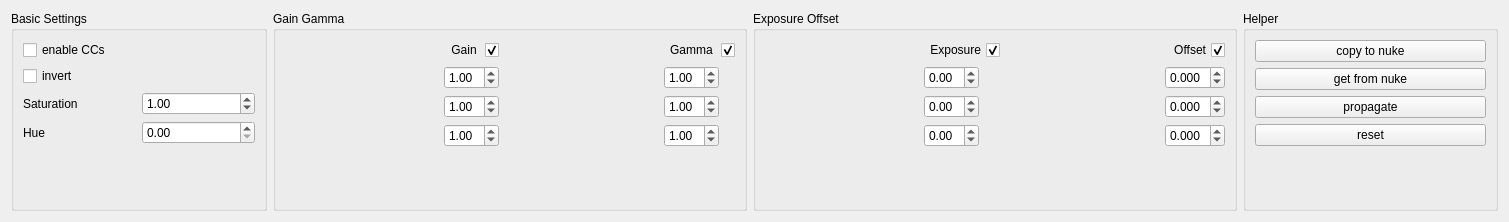
<?xml version="1.0" encoding="UTF-8"?>
<ui version="4.0">
 <class>ColorUiGui</class>
 <widget class="QWidget" name="ColorUiGui">
  <property name="geometry">
   <rect>
    <x>0</x>
    <y>0</y>
    <width>1509</width>
    <height>221</height>
   </rect>
  </property>
  <property name="windowTitle">
   <string>colorGui</string>
  </property>
  <layout class="QHBoxLayout" name="horizontalLayout">
   <item>
    <widget class="QGroupBox" name="groupBox">
     <property name="title">
      <string>Basic Settings</string>
     </property>
     <layout class="QGridLayout" name="gridLayout_4">
      <item row="2" column="1">
       <widget class="QDoubleSpinBox" name="saturation">
        <property name="singleStep">
         <double>0.100000000000000</double>
        </property>
        <property name="value">
         <double>1.000000000000000</double>
        </property>
       </widget>
      </item>
      <item row="3" column="0">
       <widget class="QLabel" name="label_9">
        <property name="text">
         <string>Hue</string>
        </property>
       </widget>
      </item>
      <item row="2" column="0">
       <widget class="QLabel" name="label_8">
        <property name="text">
         <string>Saturation</string>
        </property>
       </widget>
      </item>
      <item row="0" column="0" colspan="2">
       <widget class="QCheckBox" name="active">
        <property name="text">
         <string>enable CCs</string>
        </property>
        <property name="checked">
         <bool>false</bool>
        </property>
       </widget>
      </item>
      <item row="1" column="0">
       <widget class="QCheckBox" name="invert">
        <property name="text">
         <string>invert</string>
        </property>
       </widget>
      </item>
      <item row="3" column="1">
       <widget class="QDoubleSpinBox" name="hue">
        <property name="maximum">
         <double>360.000000000000000</double>
        </property>
        <property name="singleStep">
         <double>10.000000000000000</double>
        </property>
        <property name="value">
         <double>0.000000000000000</double>
        </property>
       </widget>
      </item>
      <item row="4" column="0">
       <spacer name="verticalSpacer_9">
        <property name="orientation">
         <enum>Qt::Vertical</enum>
        </property>
        <property name="sizeHint" stdset="0">
         <size>
          <width>20</width>
          <height>40</height>
         </size>
        </property>
       </spacer>
      </item>
     </layout>
    </widget>
   </item>
   <item>
    <widget class="QGroupBox" name="groupBox_2">
     <property name="title">
      <string>Gain Gamma</string>
     </property>
     <layout class="QGridLayout" name="gridLayout">
      <item row="0" column="0">
       <layout class="QHBoxLayout" name="gainWheel">
        <property name="spacing">
         <number>4</number>
        </property>
        <property name="sizeConstraint">
         <enum>QLayout::SetDefaultConstraint</enum>
        </property>
        <item>
         <spacer name="verticalSpacer">
          <property name="orientation">
           <enum>Qt::Vertical</enum>
          </property>
          <property name="sizeHint" stdset="0">
           <size>
            <width>159</width>
            <height>159</height>
           </size>
          </property>
         </spacer>
        </item>
       </layout>
      </item>
      <item row="0" column="1">
       <layout class="QVBoxLayout" name="verticalLayout_2">
        <item>
         <widget class="QCheckBox" name="gainCheckbox">
          <property name="layoutDirection">
           <enum>Qt::RightToLeft</enum>
          </property>
          <property name="text">
           <string>Gain </string>
          </property>
          <property name="checked">
           <bool>true</bool>
          </property>
         </widget>
        </item>
        <item>
         <widget class="QDoubleSpinBox" name="gainRed">
          <property name="maximumSize">
           <size>
            <width>55</width>
            <height>16777215</height>
           </size>
          </property>
          <property name="minimum">
           <double>-10.000000000000000</double>
          </property>
          <property name="singleStep">
           <double>0.010000000000000</double>
          </property>
          <property name="value">
           <double>1.000000000000000</double>
          </property>
         </widget>
        </item>
        <item>
         <widget class="QDoubleSpinBox" name="gainGreen">
          <property name="maximumSize">
           <size>
            <width>55</width>
            <height>16777215</height>
           </size>
          </property>
          <property name="minimum">
           <double>-10.000000000000000</double>
          </property>
          <property name="singleStep">
           <double>0.010000000000000</double>
          </property>
          <property name="value">
           <double>1.000000000000000</double>
          </property>
         </widget>
        </item>
        <item>
         <widget class="QDoubleSpinBox" name="gainBlue">
          <property name="maximumSize">
           <size>
            <width>55</width>
            <height>16777215</height>
           </size>
          </property>
          <property name="minimum">
           <double>-10.000000000000000</double>
          </property>
          <property name="singleStep">
           <double>0.010000000000000</double>
          </property>
          <property name="value">
           <double>1.000000000000000</double>
          </property>
         </widget>
        </item>
        <item>
         <spacer name="verticalSpacer_7">
          <property name="orientation">
           <enum>Qt::Vertical</enum>
          </property>
          <property name="sizeHint" stdset="0">
           <size>
            <width>20</width>
            <height>40</height>
           </size>
          </property>
         </spacer>
        </item>
       </layout>
      </item>
      <item row="0" column="2">
       <layout class="QHBoxLayout" name="gammaWheel">
        <property name="spacing">
         <number>4</number>
        </property>
        <item>
         <spacer name="verticalSpacer_2">
          <property name="orientation">
           <enum>Qt::Vertical</enum>
          </property>
          <property name="sizeType">
           <enum>QSizePolicy::MinimumExpanding</enum>
          </property>
          <property name="sizeHint" stdset="0">
           <size>
            <width>159</width>
            <height>159</height>
           </size>
          </property>
         </spacer>
        </item>
       </layout>
      </item>
      <item row="0" column="3">
       <layout class="QVBoxLayout" name="verticalLayout_3">
        <item>
         <widget class="QCheckBox" name="gammaCheckbox">
          <property name="layoutDirection">
           <enum>Qt::RightToLeft</enum>
          </property>
          <property name="text">
           <string>Gamma </string>
          </property>
          <property name="checked">
           <bool>true</bool>
          </property>
         </widget>
        </item>
        <item>
         <widget class="QDoubleSpinBox" name="gammaRed">
          <property name="maximumSize">
           <size>
            <width>55</width>
            <height>16777215</height>
           </size>
          </property>
          <property name="minimum">
           <double>-10.000000000000000</double>
          </property>
          <property name="singleStep">
           <double>0.010000000000000</double>
          </property>
          <property name="value">
           <double>1.000000000000000</double>
          </property>
         </widget>
        </item>
        <item>
         <widget class="QDoubleSpinBox" name="gammaGreen">
          <property name="maximumSize">
           <size>
            <width>55</width>
            <height>16777215</height>
           </size>
          </property>
          <property name="minimum">
           <double>-10.000000000000000</double>
          </property>
          <property name="singleStep">
           <double>0.010000000000000</double>
          </property>
          <property name="value">
           <double>1.000000000000000</double>
          </property>
         </widget>
        </item>
        <item>
         <widget class="QDoubleSpinBox" name="gammaBlue">
          <property name="maximumSize">
           <size>
            <width>55</width>
            <height>16777215</height>
           </size>
          </property>
          <property name="minimum">
           <double>-10.000000000000000</double>
          </property>
          <property name="singleStep">
           <double>0.010000000000000</double>
          </property>
          <property name="value">
           <double>1.000000000000000</double>
          </property>
         </widget>
        </item>
        <item>
         <spacer name="verticalSpacer_6">
          <property name="orientation">
           <enum>Qt::Vertical</enum>
          </property>
          <property name="sizeHint" stdset="0">
           <size>
            <width>20</width>
            <height>40</height>
           </size>
          </property>
         </spacer>
        </item>
       </layout>
      </item>
     </layout>
    </widget>
   </item>
   <item>
    <widget class="QGroupBox" name="groupBox_3">
     <property name="title">
      <string>Exposure Offset</string>
     </property>
     <layout class="QGridLayout" name="gridLayout_2">
      <item row="0" column="0">
       <layout class="QHBoxLayout" name="exposureWheel">
        <property name="spacing">
         <number>4</number>
        </property>
        <item>
         <spacer name="verticalSpacer_3">
          <property name="orientation">
           <enum>Qt::Vertical</enum>
          </property>
          <property name="sizeType">
           <enum>QSizePolicy::MinimumExpanding</enum>
          </property>
          <property name="sizeHint" stdset="0">
           <size>
            <width>159</width>
            <height>159</height>
           </size>
          </property>
         </spacer>
        </item>
       </layout>
      </item>
      <item row="0" column="1">
       <layout class="QVBoxLayout" name="verticalLayout_4">
        <item>
         <widget class="QCheckBox" name="exposureCheckbox">
          <property name="layoutDirection">
           <enum>Qt::RightToLeft</enum>
          </property>
          <property name="text">
           <string>Exposure</string>
          </property>
          <property name="checked">
           <bool>true</bool>
          </property>
         </widget>
        </item>
        <item>
         <widget class="QDoubleSpinBox" name="exposureRed">
          <property name="maximumSize">
           <size>
            <width>55</width>
            <height>16777215</height>
           </size>
          </property>
          <property name="minimum">
           <double>-10.000000000000000</double>
          </property>
          <property name="singleStep">
           <double>0.010000000000000</double>
          </property>
          <property name="value">
           <double>0.000000000000000</double>
          </property>
         </widget>
        </item>
        <item>
         <widget class="QDoubleSpinBox" name="exposureGreen">
          <property name="maximumSize">
           <size>
            <width>55</width>
            <height>16777215</height>
           </size>
          </property>
          <property name="minimum">
           <double>-10.000000000000000</double>
          </property>
          <property name="singleStep">
           <double>0.010000000000000</double>
          </property>
          <property name="value">
           <double>0.000000000000000</double>
          </property>
         </widget>
        </item>
        <item>
         <widget class="QDoubleSpinBox" name="exposureBlue">
          <property name="maximumSize">
           <size>
            <width>55</width>
            <height>16777215</height>
           </size>
          </property>
          <property name="minimum">
           <double>-10.000000000000000</double>
          </property>
          <property name="singleStep">
           <double>0.010000000000000</double>
          </property>
          <property name="value">
           <double>0.000000000000000</double>
          </property>
         </widget>
        </item>
        <item>
         <spacer name="verticalSpacer_5">
          <property name="orientation">
           <enum>Qt::Vertical</enum>
          </property>
          <property name="sizeHint" stdset="0">
           <size>
            <width>20</width>
            <height>40</height>
           </size>
          </property>
         </spacer>
        </item>
       </layout>
      </item>
      <item row="0" column="2">
       <layout class="QHBoxLayout" name="offsetWheel">
        <property name="spacing">
         <number>4</number>
        </property>
        <item>
         <spacer name="verticalSpacer_4">
          <property name="orientation">
           <enum>Qt::Vertical</enum>
          </property>
          <property name="sizeType">
           <enum>QSizePolicy::MinimumExpanding</enum>
          </property>
          <property name="sizeHint" stdset="0">
           <size>
            <width>159</width>
            <height>159</height>
           </size>
          </property>
         </spacer>
        </item>
       </layout>
      </item>
      <item row="0" column="3">
       <layout class="QVBoxLayout" name="verticalLayout_5">
        <item>
         <widget class="QCheckBox" name="offsetCheckbox">
          <property name="layoutDirection">
           <enum>Qt::RightToLeft</enum>
          </property>
          <property name="text">
           <string>Offset</string>
          </property>
          <property name="checked">
           <bool>true</bool>
          </property>
         </widget>
        </item>
        <item>
         <widget class="QDoubleSpinBox" name="offsetRed">
          <property name="maximumSize">
           <size>
            <width>60</width>
            <height>16777215</height>
           </size>
          </property>
          <property name="decimals">
           <number>3</number>
          </property>
          <property name="minimum">
           <double>-10.000000000000000</double>
          </property>
          <property name="singleStep">
           <double>0.001000000000000</double>
          </property>
          <property name="value">
           <double>0.000000000000000</double>
          </property>
         </widget>
        </item>
        <item>
         <widget class="QDoubleSpinBox" name="offsetGreen">
          <property name="maximumSize">
           <size>
            <width>60</width>
            <height>16777215</height>
           </size>
          </property>
          <property name="decimals">
           <number>3</number>
          </property>
          <property name="minimum">
           <double>-10.000000000000000</double>
          </property>
          <property name="singleStep">
           <double>0.001000000000000</double>
          </property>
          <property name="value">
           <double>0.000000000000000</double>
          </property>
         </widget>
        </item>
        <item>
         <widget class="QDoubleSpinBox" name="offsetBlue">
          <property name="maximumSize">
           <size>
            <width>60</width>
            <height>16777215</height>
           </size>
          </property>
          <property name="decimals">
           <number>3</number>
          </property>
          <property name="minimum">
           <double>-10.000000000000000</double>
          </property>
          <property name="singleStep">
           <double>0.001000000000000</double>
          </property>
          <property name="value">
           <double>0.000000000000000</double>
          </property>
         </widget>
        </item>
        <item>
         <spacer name="verticalSpacer_8">
          <property name="orientation">
           <enum>Qt::Vertical</enum>
          </property>
          <property name="sizeHint" stdset="0">
           <size>
            <width>20</width>
            <height>40</height>
           </size>
          </property>
         </spacer>
        </item>
       </layout>
      </item>
     </layout>
    </widget>
   </item>
   <item>
    <widget class="QGroupBox" name="groupBox_4">
     <property name="title">
      <string>Helper</string>
     </property>
     <layout class="QGridLayout" name="gridLayout_3">
      <item row="1" column="0">
       <widget class="QPushButton" name="getSettingsNuke">
        <property name="toolTip">
         <string>&lt;html&gt;&lt;head/&gt;&lt;body&gt;&lt;p&gt;select Nodes in Nuke and Copy them to the clipboard &lt;/p&gt;&lt;p&gt;then those nodes will be parsed and the settings be applied&lt;/p&gt;&lt;p&gt;of course only gain / gamma / saturation / offset will be used&lt;/p&gt;&lt;/body&gt;&lt;/html&gt;</string>
        </property>
        <property name="text">
         <string>get from nuke</string>
        </property>
       </widget>
      </item>
      <item row="4" column="0">
       <spacer name="verticalSpacer_10">
        <property name="orientation">
         <enum>Qt::Vertical</enum>
        </property>
        <property name="sizeHint" stdset="0">
         <size>
          <width>20</width>
          <height>40</height>
         </size>
        </property>
       </spacer>
      </item>
      <item row="0" column="0">
       <widget class="QPushButton" name="createNodesNuke">
        <property name="toolTip">
         <string>&lt;html&gt;&lt;head/&gt;&lt;body&gt;&lt;p&gt;this will create Nodes for Nuke that can be pasted inside Nuke&lt;/p&gt;&lt;p&gt;it will be a saturation Node; Grade Node and a Exposure Node,&lt;/p&gt;&lt;p&gt;depending which corrections have been applied to rvs color Node&lt;/p&gt;&lt;/body&gt;&lt;/html&gt;</string>
        </property>
        <property name="text">
         <string>copy to nuke</string>
        </property>
       </widget>
      </item>
      <item row="2" column="0">
       <widget class="QPushButton" name="propagateToAllColor">
        <property name="toolTip">
         <string>&lt;html&gt;&lt;head/&gt;&lt;body&gt;&lt;p&gt;copy the settings from the current rvcolor node to all rvcolor nodes&lt;/p&gt;&lt;/body&gt;&lt;/html&gt;</string>
        </property>
        <property name="text">
         <string>propagate</string>
        </property>
       </widget>
      </item>
      <item row="3" column="0">
       <widget class="QPushButton" name="reset">
        <property name="text">
         <string>reset</string>
        </property>
       </widget>
      </item>
     </layout>
    </widget>
   </item>
  </layout>
 </widget>
 <resources/>
 <connections/>
</ui>
